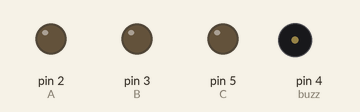
Recording of a sketch running on a simulated Arduino Uno, built with avr-gcc and run on an emulated ATmega328P. Parts: output pins drawn as LEDs (lit = HIGH), buzzer (waves = sounding, pin HIGH).

Above: at 0.7 s.
At 1.7 s:
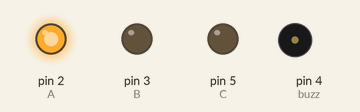
At 2.7 s:
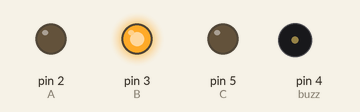
At 3.7 s:
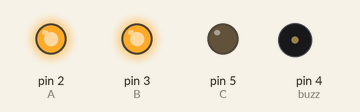
At 5.7 s:
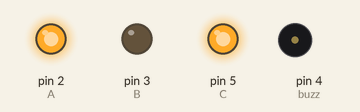
At 7.7 s:
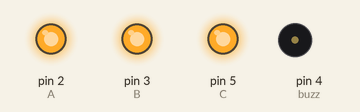
Timing chart, 0 to 9.5 s (numbered marks = the images above):
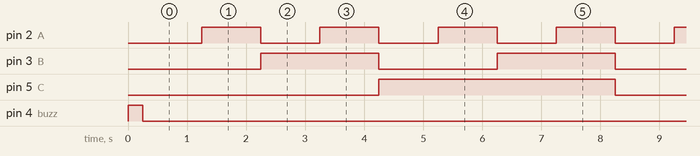

Measured:
- by itself, pin 2 (A): alternates HIGH for 1.0 s and LOW for 1.0 s
- by itself, pin 3 (B): alternates HIGH for 2.0 s and LOW for 2.0 s
- by itself, pin 5 (C): alternates HIGH for 4.0 s and LOW for 4.0 s

The sketch:

4051_nano_V2.ino
```cpp
/* CD4051 MUTEX */

#define A 2
#define B 3
#define C 5

#define buzz 4

void setup() {
  pinMode(A, OUTPUT);
  pinMode(B, OUTPUT);
  pinMode(C, OUTPUT);

  pinMode(buzz, OUTPUT);

  digitalWrite(buzz, 1);
  delay(250);
  digitalWrite(buzz, 0);

  Serial.begin(9600);
}

void loop() {
  for (int i = 0; i < 8; i++) {
    kapiSec(i);
    delay(1000);
  }
}


void kapiSec(int kapi) {
  digitalWrite(A, bitRead(kapi, 0));
  digitalWrite(B, bitRead(kapi, 1));
  digitalWrite(C, bitRead(kapi, 2));
}
```
